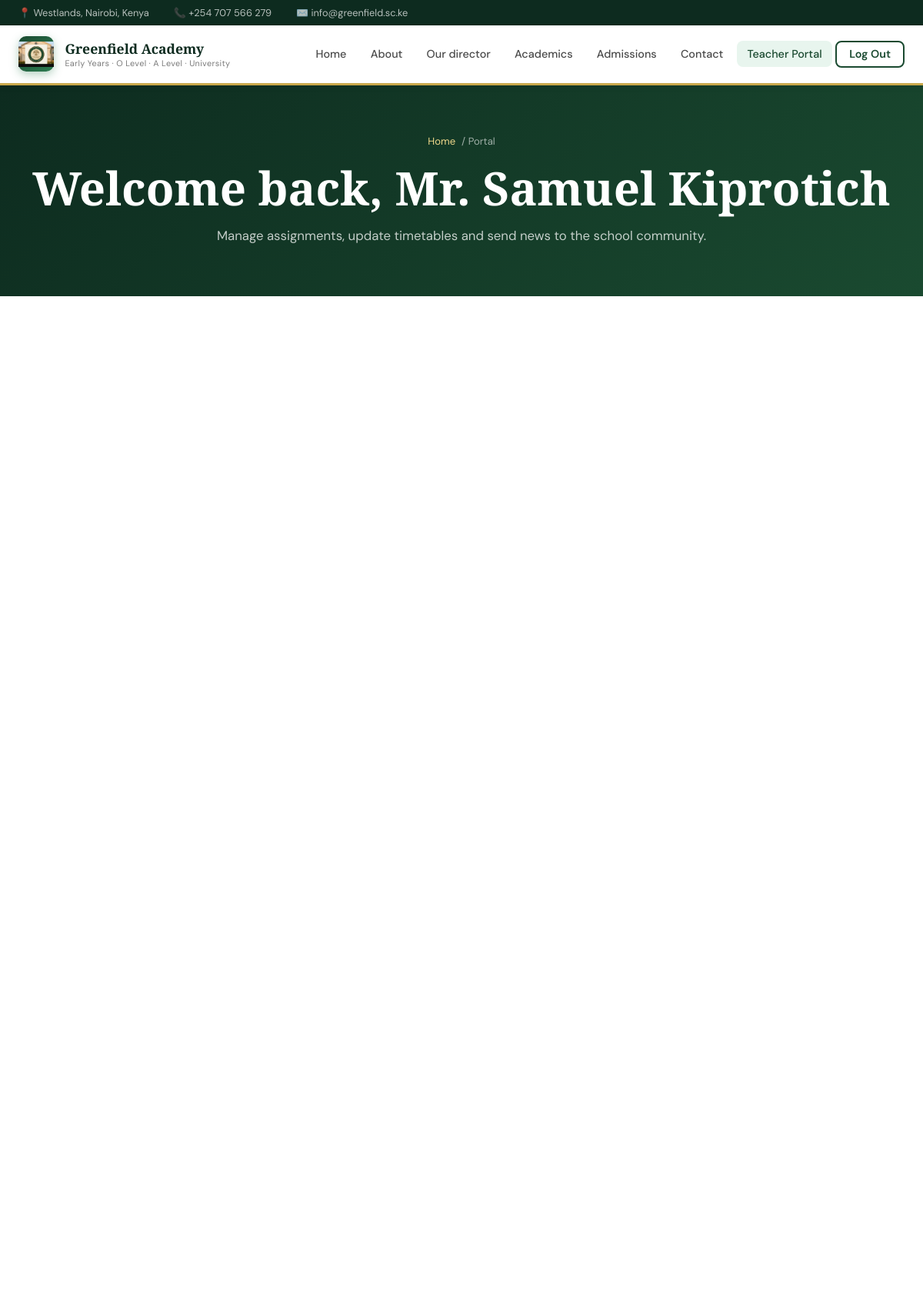
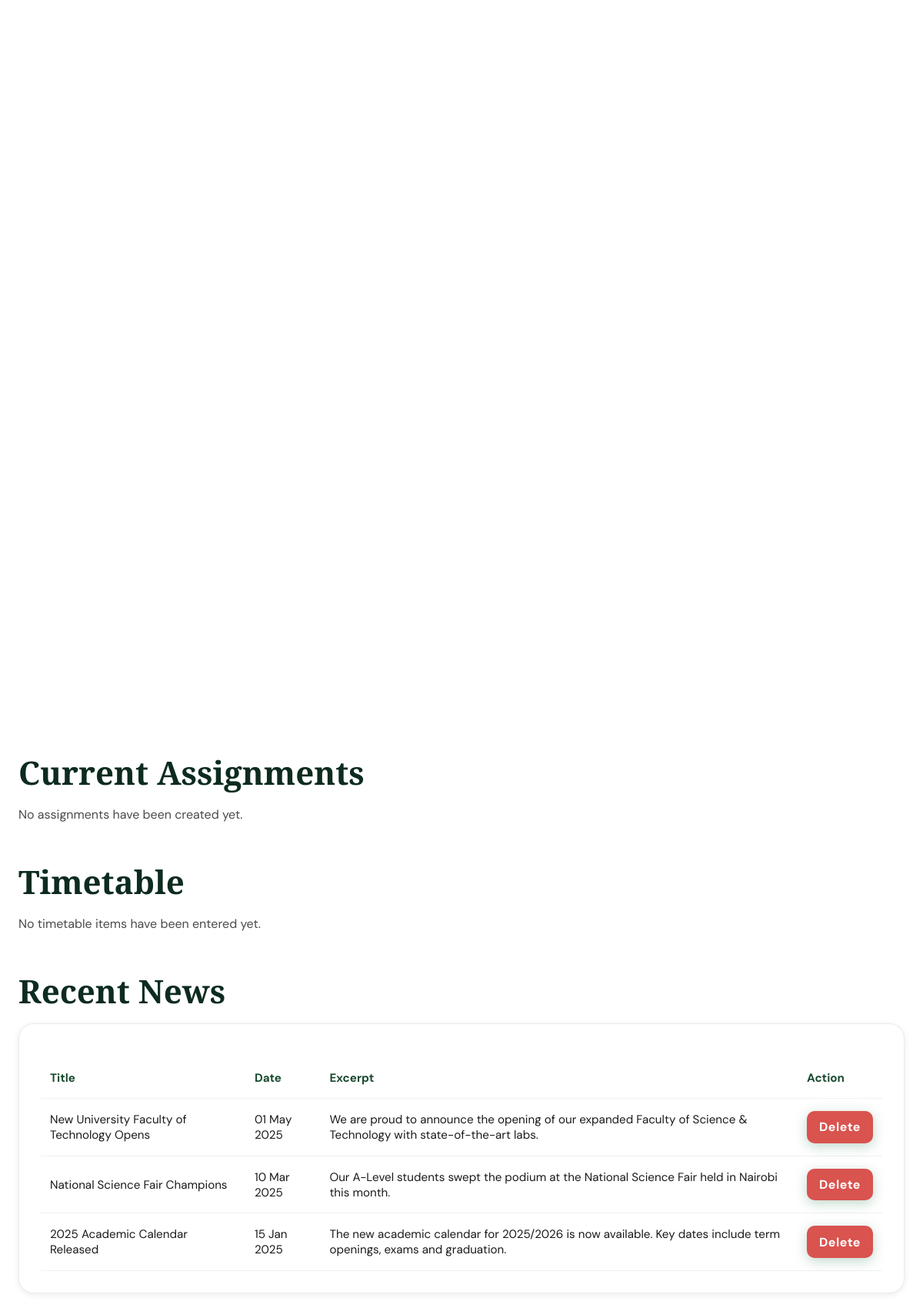
/portal.php (signed in, upper part), run on the app's committed database (2 pictures, top to bottom).
### tables this page shows
CREATE TABLE users (
    id          INT AUTO_INCREMENT PRIMARY KEY,
    full_name   VARCHAR(120)        NOT NULL,
    email       VARCHAR(180)        NOT NULL UNIQUE,
    password    VARCHAR(255)        NOT NULL,   
    role        ENUM('student','staff','admin') NOT NULL DEFAULT 'student',
    level       ENUM('early_years','o_level','a_level','university') DEFAULT NULL,
    student_id  VARCHAR(20)         UNIQUE,
    avatar      VARCHAR(255)        DEFAULT NULL,
    created_at  TIMESTAMP           DEFAULT CURRENT_TIMESTAMP
);

CREATE TABLE news (
    id          INT AUTO_INCREMENT PRIMARY KEY,
    title       VARCHAR(200)    NOT NULL,
    excerpt     TEXT,
    content     LONGTEXT,
    author_id   INT,
    image       VARCHAR(255),
    published_at DATE,
    FOREIGN KEY (author_id) REFERENCES users(id) ON DELETE SET NULL
);

### config.php (called while the page is built, shortened)
<?php
function db()
{
    static $pdo = null;
    if ($pdo === null) {
        $dsn = sprintf('mysql:host=%s;dbname=%s;charset=utf8mb4', DB_HOST, DB_NAME);
        $options = [
            PDO::ATTR_ERRMODE => PDO::ERRMODE_EXCEPTION,
            PDO::ATTR_DEFAULT_FETCH_MODE => PDO::FETCH_ASSOC,
            PDO::ATTR_EMULATE_PREPARES => false,
        ];
        $pdo = new PDO($dsn, DB_USER, DB_PASS, $options);
    }
    return $pdo;
}
function sanitize($value)
{
    return htmlspecialchars((string)$value, ENT_QUOTES | ENT_SUBSTITUTE, 'UTF-8');
}
function isLoggedIn()
{
    return !empty($_SESSION['user_id']);
}
function currentUser()
{
    static $user = null;
    if ($user === null) {
        $stmt = db()->prepare('SELECT id, full_name, email, role, level, student_id, avatar FROM users WHERE id = ?');
        $stmt->execute([$_SESSION['user_id']]);
        $user = $stmt->fetch() ?: null;
    }
    return $user;
}

### portal.php (the view, shortened to what this page needs)
<?php
require_once __DIR__ . '/config.php';
$user = currentUser();
$levels = [
    'early_years' => 'Early Years',
    'o_level'     => 'O Level',
    'a_level'     => 'A Level',
    'university'  => 'University',
];
$newsItems = db()->query('SELECT * FROM news ORDER BY published_at DESC LIMIT 5')->fetchAll();
$staffAssignments = db()->query('SELECT a.*, u.full_name AS teacher_name FROM assignments a LEFT JOIN users u ON a.assigned_by = u.id ORDER BY a.level, a.due_date ASC')->fetchAll();
$staffTimetable = db()->query('SELECT * FROM timetables ORDER BY FIELD(day_of_week, "Monday", "Tuesday", "Wednesday", "Thursday", "Friday", "Saturday"), level, start_time ASC')->fetchAll();
?>
<?php include __DIR__ . '/header.php'; ?>
<div class="page-hero">
  <div class="container">
    <div class="breadcrumb"><a href="index.php">Home</a> / Portal</div>
    <h1>Welcome back, <?= sanitize($user['full_name']) ?></h1>
    <p><?= $user['role'] === 'student' ? 'View your current assignments, timetable and school announcements.' : 'Manage assignments, update timetables and send news to the school community.' ?></p>
  </div>
</div>
<section class="section section-alt portal-actions-section">
  <div class="container">
    <div class="portal-actions">
    </div>
  </div>
</section>
<section class="section section-alt">
  <div class="container">
    <?php if ($user['role'] === 'student'): ?>
      <div class="portal-grid">
        <div class="portal-tile">
          <div class="tile-icon">📚</div>
          <h4>Assignments</h4>
          <p>Your assignments for <?= sanitize($levels[$user['level']] ?? 'your level') ?>.</p>
        </div>
        <div class="portal-tile">
          <div class="tile-icon">🗓️</div>
          <h4>Timetable</h4>
          <p>See the lesson plan assigned for your level.</p>
        </div>
        <div class="portal-tile">
          <div class="tile-icon">📰</div>
          <h4>Latest News</h4>
          <p>School announcements and updates from teachers.</p>
        </div>
      </div>
      <div id="assignments" class="portal-section">
        <h2>Assignments</h2>
        <?php if ($studentAssignments): ?>
          <div class="portal-card">
            <table class="portal-table">
              <thead>
                <tr><th>Title</th><th>Due Date</th><th>Description</th><th>Level</th></tr>
              </thead>
              <tbody>
                <?php foreach ($studentAssignments as $assignment): ?>
                  <tr>
                    <td><?= sanitize($assignment['title']) ?></td>
                    <td><?= sanitize(date('d M Y', strtotime($assignment['due_date']))) ?></td>
                    <td><?= sanitize($assignment['description']) ?></td>
                    <td><?= sanitize($levels[$assignment['level']]) ?></td>
                  </tr>
                <?php endforeach; ?>
              </tbody>
            </table>
          </div>
        <?php else: ?>
          <p class="mt-2">No assignments have been assigned for your level yet. Please check back soon.</p>
        <?php endif; ?>
      </div>
      <div id="timetable" class="portal-section">
        <h2>Timetable</h2>
        <?php if ($studentTimetable): ?>
          <div class="portal-card">
            <table class="portal-table">
              <thead>
                <tr><th>Day</th><th>Time</th><th>Subject</th><th>Teacher</th><th>Venue</th></tr>
              </thead>
              <tbody>
                <?php foreach ($studentTimetable as $item): ?>
                  <tr>
                    <td><?= sanitize($item['day_of_week']) ?></td>
                    <td><?= sanitize(date('H:i', strtotime($item['start_time']))) ?> – <?= sanitize(date('H:i', strtotime($item['end_time']))) ?></td>
                    <td><?= sanitize($item['subject']) ?></td>
                    <td><?= sanitize($item['teacher']) ?></td>
                    <td><?= sanitize($item['venue']) ?></td>
                  </tr>
                <?php endforeach; ?>
              </tbody>
            </table>
          </div>
        <?php else: ?>
          <p class="mt-2">No timetable has been published for your level yet. Teachers will update this soon.</p>
        <?php endif; ?>
      </div>
      <div id="news" class="portal-section">
        <h2>Latest News</h2>
        <?php if ($newsItems): ?>
          <?php foreach ($newsItems as $news): ?>
          <div class="portal-card">
            <h3><?= sanitize($news['title']) ?></h3>
            <p style="margin:.5rem 0;font-weight:600;color:var(--green-mid)"><?= sanitize(date('d M Y', strtotime($news['published_at']))) ?></p>
            <p><?= sanitize($news['excerpt']) ?></p>
          </div>
          <?php endforeach; ?>
        <?php else: ?>
          <p class="mt-2">No news announcements are available yet.</p>
        <?php endif; ?>
      </div>
    <?php else: ?>
      <div class="portal-grid">
      </div>
      <div class="portal-section portal-flex">
      </div>
      <div class="portal-section">
        <h2>Current Assignments</h2>
        <?php if ($staffAssignments): ?>
          <div class="portal-card">
            <table class="portal-table">
              <thead>
                <tr><th>Title</th><th>Level</th><th>Due</th><th>Added By</th><th>Action</th></tr>
              </thead>
              <tbody>
                <?php foreach ($staffAssignments as $assignment): ?>
                <tr>
                  <td><?= sanitize($assignment['title']) ?></td>
                  <td><?= sanitize($levels[$assignment['level']]) ?></td>
                  <td><?= sanitize(date('d M Y', strtotime($assignment['due_date']))) ?></td>
                  <td><?= sanitize($assignment['teacher_name'] ?? 'Staff') ?></td>
                  <td>
                    <form method="POST" action="" style="display:inline">
                      <input type="hidden" name="action" value="delete_assignment">
                      <input type="hidden" name="assignment_id" value="<?= sanitize($assignment['id']) ?>">
                      <button type="submit" class="btn-submit" style="width:auto;padding:.65rem 1rem;background:#d9534f;">Delete</button>
                    </form>
                  </td>
                </tr>
                <?php endforeach; ?>
              </tbody>
            </table>
          </div>
        <?php else: ?>
          <p>No assignments have been created yet.</p>
        <?php endif; ?>
      </div>
      <div class="portal-section">
        <h2>Timetable</h2>
        <?php if ($staffTimetable): ?>
          <div class="portal-card">
            <table class="portal-table">
              <thead>
                <tr><th>Level</th><th>Day</th><th>Time</th><th>Subject</th><th>Venue</th><th>Action</th></tr>
              </thead>
              <tbody>
                <?php foreach ($staffTimetable as $item): ?>
                <tr>
                  <td><?= sanitize($levels[$item['level']] ?? $item['level']) ?></td>
                  <td><?= sanitize($item['day_of_week']) ?></td>
                  <td><?= sanitize(date('H:i', strtotime($item['start_time']))) ?>–<?= sanitize(date('H:i', strtotime($item['end_time']))) ?></td>
                  <td><?= sanitize($item['subject']) ?></td>
                  <td><?= sanitize($item['venue']) ?></td>
                  <td>
                    <form method="POST" action="" style="display:inline">
                      <input type="hidden" name="action" value="delete_timetable">
                      <input type="hidden" name="timetable_id" value="<?= sanitize($item['id']) ?>">
                      <button type="submit" class="btn-submit" style="width:auto;padding:.65rem 1rem;background:#d9534f;">Delete</button>
                    </form>
                  </td>
                </tr>
                <?php endforeach; ?>
              </tbody>
            </table>
          </div>
        <?php else: ?>
          <p>No timetable items have been entered yet.</p>
        <?php endif; ?>
      </div>
      <div class="portal-section">
        <h2>Recent News</h2>
        <?php if ($newsItems): ?>
          <div class="portal-card">
            <table class="portal-table">
              <thead>
                <tr><th>Title</th><th>Date</th><th>Excerpt</th><th>Action</th></tr>
              </thead>
              <tbody>
                <?php foreach ($newsItems as $news): ?>
                <tr>
                  <td><?= sanitize($news['title']) ?></td>
                  <td><?= sanitize(date('d M Y', strtotime($news['published_at']))) ?></td>
                  <td><?= sanitize($news['excerpt']) ?></td>
                  <td>
                    <form method="POST" action="" style="display:inline">
                      <button type="submit" class="btn-submit" style="width:auto;padding:.65rem 1rem;background:#d9534f;">Delete</button>
                    </form>
                  </td>
                </tr>
                <?php endforeach; ?>
              </tbody>
            </table>
          </div>
        <?php else: ?>
          <p>No news announcements are available yet.</p>
        <?php endif; ?>
      </div>
    <?php endif; ?>
  </div>
</section>
<?php include __DIR__ . '/footer.php'; ?>

### header.php (shortened to what this page needs)
<?php
$currentPage = basename($_SERVER['PHP_SELF'], '.php');
$user = currentUser();
?>
<!DOCTYPE html>
<html lang="en">
<head>
<link rel="stylesheet" href="https://cdnjs.cloudflare.com/ajax/libs/font-awesome/6.5.1/css/all.min.css">
<link rel="stylesheet" href="main.css">
</head>
<body>
<div class="topbar">
  <div class="topbar-inner">
    <span>📍 <?= SITE_ADDRESS ?></span>
    <span>📞 <?= SITE_PHONE ?></span>
    <span>✉️ <?= SITE_EMAIL ?></span>
  </div>
</div>
<header class="site-header">
  <div class="header-inner">
    <a href="index.php" class="logo">
      <div class="logo-mark"><img src="logo.jpg" alt="Logo"></div>
      <div class="logo-text">
        <span class="logo-name"><?= SITE_NAME ?></span>
        <span class="logo-sub">Early Years · O Level · A Level · University</span>
      </div>
    </a>
    <nav class="main-nav">
      <a href="index.php"          class="<?= $currentPage==='index'      ? 'active':'' ?>">Home</a>
      <a href="about.php"          class="<?= $currentPage==='about'      ? 'active':'' ?>">About</a>
      <a href="portfolio.php"      class="<?= $currentPage==='portfolio'  ? 'active':'' ?>">Our director</a>
      <a href="academics.php"      class="<?= $currentPage==='academics'  ? 'active':'' ?>">Academics</a>
      <a href="admissions.php"     class="<?= $currentPage==='admissions' ? 'active':'' ?>">Admissions</a>
      <a href="contact.php"        class="<?= $currentPage==='contact'    ? 'active':'' ?>">Contact</a>
      <?php if(isLoggedIn()): ?>
        <?php $portalLabel = $user['role'] === 'student' ? 'Student Portal' : 'Teacher Portal'; ?>
        <a href="portal.php"       class="<?= $currentPage==='portal'     ? 'active':'' ?>"><?= sanitize($portalLabel) ?></a>
        <a href="logout.php" class="btn-nav-outline">Log Out</a>
      <?php else: ?>
        <a href="login.php" class="btn-nav">Portal Login</a>
      <?php endif; ?>
    </nav>
  </div>
</header>

### data on the page
users: role "Teacher Portal", full_name "Mr. Samuel Kiprotich"
news: title "New University Faculty of Technology Opens", published_at "01 May 2025", excerpt "We are proud to announce the opening of our expanded Faculty of Science & Technology with state-of-the-art labs."
news: title "National Science Fair Champions", published_at "10 Mar 2025", excerpt "Our A-Level students swept the podium at the National Science Fair held in Nairobi this month."
news: title "2025 Academic Calendar Released", published_at "15 Jan 2025", excerpt "The new academic calendar for 2025/2026 is now available. Key dates include term openings, exams and graduation."

### other printed values
SITE_ADDRESS "Westlands, Nairobi, Kenya"
SITE_PHONE "+254 707 566 279"
SITE_EMAIL "info@greenfield.sc.ke"
SITE_NAME "Greenfield Academy"
